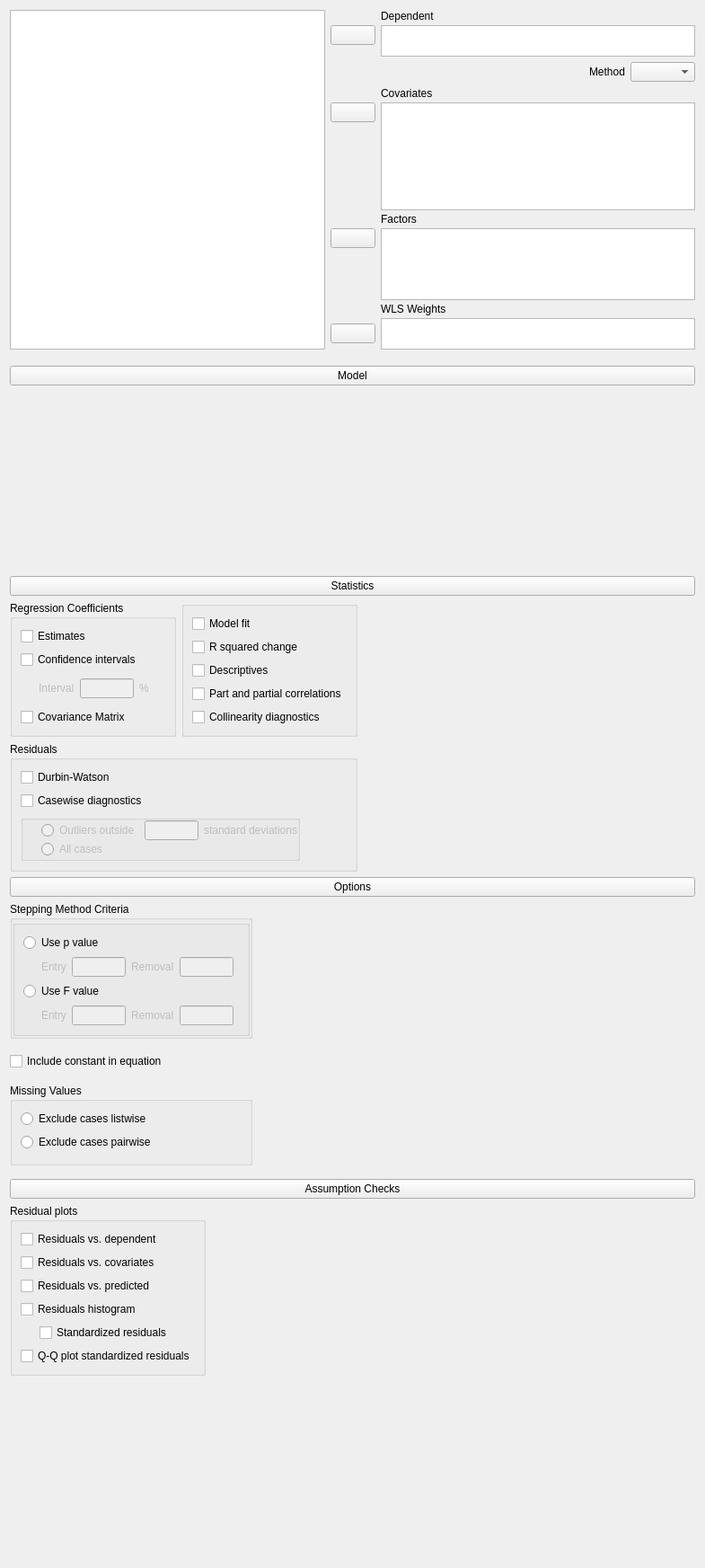
<?xml version="1.0" encoding="UTF-8"?>
<ui version="4.0">
 <class>RegressionLinearForm</class>
 <widget class="QWidget" name="RegressionLinearForm">
  <property name="geometry">
   <rect>
    <x>0</x>
    <y>0</y>
    <width>785</width>
    <height>1745</height>
   </rect>
  </property>
  <property name="sizePolicy">
   <sizepolicy hsizetype="Fixed" vsizetype="Preferred">
    <horstretch>0</horstretch>
    <verstretch>0</verstretch>
   </sizepolicy>
  </property>
  <property name="windowTitle">
   <string>Form</string>
  </property>
  <layout class="QGridLayout" name="gridLayout_2">
   <property name="verticalSpacing">
    <number>0</number>
   </property>
   <item row="0" column="0">
    <widget class="QWidget" name="topWidget" native="true">
     <property name="sizePolicy">
      <sizepolicy hsizetype="Preferred" vsizetype="Preferred">
       <horstretch>0</horstretch>
       <verstretch>0</verstretch>
      </sizepolicy>
     </property>
     <layout class="QGridLayout" name="gridLayout">
      <property name="leftMargin">
       <number>0</number>
      </property>
      <property name="topMargin">
       <number>0</number>
      </property>
      <property name="rightMargin">
       <number>0</number>
      </property>
      <property name="verticalSpacing">
       <number>3</number>
      </property>
      <item row="1" column="2" rowspan="2">
       <widget class="BoundListView" name="dependent">
        <property name="sizePolicy">
         <sizepolicy hsizetype="Expanding" vsizetype="Fixed">
          <horstretch>0</horstretch>
          <verstretch>0</verstretch>
         </sizepolicy>
        </property>
        <property name="minimumSize">
         <size>
          <width>0</width>
          <height>35</height>
         </size>
        </property>
        <property name="maximumSize">
         <size>
          <width>16777215</width>
          <height>35</height>
         </size>
        </property>
        <property name="selectionMode">
         <enum>QAbstractItemView::ExtendedSelection</enum>
        </property>
       </widget>
      </item>
      <item row="4" column="2">
       <widget class="QLabel" name="label_4">
        <property name="text">
         <string>Covariates</string>
        </property>
       </widget>
      </item>
      <item row="6" column="1">
       <spacer name="verticalSpacer_3">
        <property name="orientation">
         <enum>Qt::Vertical</enum>
        </property>
        <property name="sizeHint" stdset="0">
         <size>
          <width>20</width>
          <height>84</height>
         </size>
        </property>
       </spacer>
      </item>
      <item row="5" column="1">
       <widget class="AssignButton" name="buttonAssignCovariates">
        <property name="sizePolicy">
         <sizepolicy hsizetype="Fixed" vsizetype="Fixed">
          <horstretch>0</horstretch>
          <verstretch>0</verstretch>
         </sizepolicy>
        </property>
        <property name="minimumSize">
         <size>
          <width>50</width>
          <height>0</height>
         </size>
        </property>
        <property name="maximumSize">
         <size>
          <width>50</width>
          <height>16777215</height>
         </size>
        </property>
        <property name="text">
         <string/>
        </property>
       </widget>
      </item>
      <item row="8" column="1">
       <widget class="AssignButton" name="buttonAssignFactors">
        <property name="sizePolicy">
         <sizepolicy hsizetype="Fixed" vsizetype="Fixed">
          <horstretch>0</horstretch>
          <verstretch>0</verstretch>
         </sizepolicy>
        </property>
        <property name="minimumSize">
         <size>
          <width>50</width>
          <height>0</height>
         </size>
        </property>
        <property name="maximumSize">
         <size>
          <width>50</width>
          <height>16777215</height>
         </size>
        </property>
        <property name="text">
         <string/>
        </property>
       </widget>
      </item>
      <item row="5" column="2" rowspan="2">
       <widget class="BoundListView" name="covariates">
        <property name="sizePolicy">
         <sizepolicy hsizetype="Expanding" vsizetype="Fixed">
          <horstretch>0</horstretch>
          <verstretch>0</verstretch>
         </sizepolicy>
        </property>
        <property name="minimumSize">
         <size>
          <width>0</width>
          <height>120</height>
         </size>
        </property>
        <property name="maximumSize">
         <size>
          <width>16777215</width>
          <height>120</height>
         </size>
        </property>
        <property name="editTriggers">
         <set>QAbstractItemView::AllEditTriggers</set>
        </property>
        <property name="selectionMode">
         <enum>QAbstractItemView::ExtendedSelection</enum>
        </property>
       </widget>
      </item>
      <item row="10" column="2">
       <widget class="QLabel" name="label_5">
        <property name="text">
         <string>WLS Weights</string>
        </property>
       </widget>
      </item>
      <item row="11" column="1">
       <widget class="AssignButton" name="buttonAssignWlsWeights">
        <property name="sizePolicy">
         <sizepolicy hsizetype="Fixed" vsizetype="Fixed">
          <horstretch>0</horstretch>
          <verstretch>0</verstretch>
         </sizepolicy>
        </property>
        <property name="minimumSize">
         <size>
          <width>50</width>
          <height>0</height>
         </size>
        </property>
        <property name="maximumSize">
         <size>
          <width>50</width>
          <height>16777215</height>
         </size>
        </property>
        <property name="text">
         <string/>
        </property>
       </widget>
      </item>
      <item row="0" column="0" rowspan="12">
       <widget class="AvailableFieldsListView" name="listAvailableFields">
        <property name="sizePolicy">
         <sizepolicy hsizetype="Expanding" vsizetype="Preferred">
          <horstretch>0</horstretch>
          <verstretch>0</verstretch>
         </sizepolicy>
        </property>
        <property name="selectionMode">
         <enum>QAbstractItemView::ExtendedSelection</enum>
        </property>
       </widget>
      </item>
      <item row="11" column="2">
       <widget class="BoundListView" name="wlsWeights">
        <property name="sizePolicy">
         <sizepolicy hsizetype="Expanding" vsizetype="Fixed">
          <horstretch>0</horstretch>
          <verstretch>0</verstretch>
         </sizepolicy>
        </property>
        <property name="minimumSize">
         <size>
          <width>0</width>
          <height>35</height>
         </size>
        </property>
        <property name="maximumSize">
         <size>
          <width>16777215</width>
          <height>35</height>
         </size>
        </property>
        <property name="selectionMode">
         <enum>QAbstractItemView::ExtendedSelection</enum>
        </property>
       </widget>
      </item>
      <item row="0" column="1">
       <widget class="QWidget" name="widget_9" native="true"/>
      </item>
      <item row="0" column="2">
       <widget class="QLabel" name="label_3">
        <property name="text">
         <string>Dependent</string>
        </property>
       </widget>
      </item>
      <item row="1" column="1">
       <widget class="AssignButton" name="buttonAssignDependent">
        <property name="sizePolicy">
         <sizepolicy hsizetype="Fixed" vsizetype="Fixed">
          <horstretch>0</horstretch>
          <verstretch>0</verstretch>
         </sizepolicy>
        </property>
        <property name="minimumSize">
         <size>
          <width>50</width>
          <height>0</height>
         </size>
        </property>
        <property name="maximumSize">
         <size>
          <width>50</width>
          <height>16777215</height>
         </size>
        </property>
        <property name="text">
         <string/>
        </property>
       </widget>
      </item>
      <item row="7" column="2">
       <widget class="QLabel" name="label_13">
        <property name="text">
         <string>Factors</string>
        </property>
       </widget>
      </item>
      <item row="3" column="2">
       <widget class="QWidget" name="widget_5" native="true">
        <layout class="QGridLayout" name="gridLayout_22">
         <property name="leftMargin">
          <number>0</number>
         </property>
         <property name="topMargin">
          <number>3</number>
         </property>
         <property name="rightMargin">
          <number>0</number>
         </property>
         <property name="bottomMargin">
          <number>3</number>
         </property>
         <item row="0" column="0">
          <spacer name="horizontalSpacer_2">
           <property name="orientation">
            <enum>Qt::Horizontal</enum>
           </property>
           <property name="sizeHint" stdset="0">
            <size>
             <width>40</width>
             <height>20</height>
            </size>
           </property>
          </spacer>
         </item>
         <item row="0" column="1">
          <widget class="QLabel" name="label_7">
           <property name="text">
            <string>Method</string>
           </property>
          </widget>
         </item>
         <item row="0" column="2">
          <widget class="BoundComboBox" name="method">
           <property name="sizePolicy">
            <sizepolicy hsizetype="Preferred" vsizetype="Preferred">
             <horstretch>0</horstretch>
             <verstretch>0</verstretch>
            </sizepolicy>
           </property>
           <property name="currentText">
            <string/>
           </property>
          </widget>
         </item>
        </layout>
       </widget>
      </item>
      <item row="9" column="1">
       <spacer name="verticalSpacer">
        <property name="orientation">
         <enum>Qt::Vertical</enum>
        </property>
        <property name="sizeHint" stdset="0">
         <size>
          <width>20</width>
          <height>40</height>
         </size>
        </property>
       </spacer>
      </item>
      <item row="8" column="2" rowspan="2">
       <widget class="BoundListView" name="factors">
        <property name="sizePolicy">
         <sizepolicy hsizetype="Expanding" vsizetype="Fixed">
          <horstretch>0</horstretch>
          <verstretch>0</verstretch>
         </sizepolicy>
        </property>
        <property name="minimumSize">
         <size>
          <width>0</width>
          <height>80</height>
         </size>
        </property>
        <property name="maximumSize">
         <size>
          <width>16777215</width>
          <height>80</height>
         </size>
        </property>
        <property name="editTriggers">
         <set>QAbstractItemView::AllEditTriggers</set>
        </property>
        <property name="selectionMode">
         <enum>QAbstractItemView::ExtendedSelection</enum>
        </property>
       </widget>
      </item>
     </layout>
    </widget>
   </item>
   <item row="1" column="0">
    <widget class="QWidget" name="modelContainer" native="true">
     <property name="sizePolicy">
      <sizepolicy hsizetype="Preferred" vsizetype="Preferred">
       <horstretch>0</horstretch>
       <verstretch>0</verstretch>
      </sizepolicy>
     </property>
     <layout class="QGridLayout" name="gridLayout_5">
      <property name="leftMargin">
       <number>0</number>
      </property>
      <property name="rightMargin">
       <number>0</number>
      </property>
      <property name="bottomMargin">
       <number>3</number>
      </property>
      <item row="0" column="0">
       <widget class="ExpanderButton" name="expanderModel">
        <property name="sizePolicy">
         <sizepolicy hsizetype="Expanding" vsizetype="Fixed">
          <horstretch>0</horstretch>
          <verstretch>0</verstretch>
         </sizepolicy>
        </property>
        <property name="text">
         <string>Model</string>
        </property>
       </widget>
      </item>
      <item row="1" column="0">
       <widget class="AnovaModelWidget" name="modelTerms" native="true">
        <property name="sizePolicy">
         <sizepolicy hsizetype="Expanding" vsizetype="Preferred">
          <horstretch>0</horstretch>
          <verstretch>0</verstretch>
         </sizepolicy>
        </property>
        <property name="minimumSize">
         <size>
          <width>0</width>
          <height>200</height>
         </size>
        </property>
       </widget>
      </item>
     </layout>
    </widget>
   </item>
   <item row="2" column="0">
    <widget class="QWidget" name="widget_7" native="true">
     <layout class="QGridLayout" name="gridLayout_16">
      <property name="leftMargin">
       <number>0</number>
      </property>
      <property name="topMargin">
       <number>3</number>
      </property>
      <property name="rightMargin">
       <number>0</number>
      </property>
      <property name="bottomMargin">
       <number>3</number>
      </property>
      <item row="0" column="0">
       <widget class="ExpanderButton" name="pushButton">
        <property name="sizePolicy">
         <sizepolicy hsizetype="Expanding" vsizetype="Fixed">
          <horstretch>0</horstretch>
          <verstretch>0</verstretch>
         </sizepolicy>
        </property>
        <property name="text">
         <string>Statistics</string>
        </property>
       </widget>
      </item>
      <item row="1" column="0">
       <widget class="QWidget" name="panelStatistics" native="true">
        <layout class="QGridLayout" name="gridLayout_11">
         <property name="leftMargin">
          <number>0</number>
         </property>
         <property name="topMargin">
          <number>0</number>
         </property>
         <property name="bottomMargin">
          <number>0</number>
         </property>
         <item row="1" column="0" colspan="2">
          <widget class="GroupBox" name="groupBoxResiduals">
           <property name="title">
            <string>Residuals</string>
           </property>
           <layout class="QGridLayout" name="gridLayout_8">
            <item row="2" column="0">
             <widget class="BoundGroupBox" name="residualsCasewiseDiagnosticsType">
              <property name="enabled">
               <bool>false</bool>
              </property>
              <layout class="QGridLayout" name="gridLayout_7">
               <property name="leftMargin">
                <number>20</number>
               </property>
               <property name="topMargin">
                <number>0</number>
               </property>
               <property name="rightMargin">
                <number>0</number>
               </property>
               <property name="bottomMargin">
                <number>0</number>
               </property>
               <property name="verticalSpacing">
                <number>0</number>
               </property>
               <item row="0" column="0">
                <widget class="QRadioButton" name="_1outliersOutside">
                 <property name="text">
                  <string>Outliers outside</string>
                 </property>
                </widget>
               </item>
               <item row="0" column="1">
                <widget class="BoundTextBox" name="residualsCasewiseDiagnosticsOutliersOutside">
                 <property name="maximumSize">
                  <size>
                   <width>60</width>
                   <height>16777215</height>
                  </size>
                 </property>
                </widget>
               </item>
               <item row="0" column="2">
                <widget class="QLabel" name="label_6">
                 <property name="text">
                  <string>standard deviations</string>
                 </property>
                </widget>
               </item>
               <item row="1" column="0">
                <widget class="QRadioButton" name="_2allCases">
                 <property name="text">
                  <string>All cases</string>
                 </property>
                </widget>
               </item>
              </layout>
             </widget>
            </item>
            <item row="0" column="0">
             <widget class="BoundCheckBox" name="residualsDurbinWatson">
              <property name="text">
               <string>Durbin-Watson</string>
              </property>
             </widget>
            </item>
            <item row="1" column="0">
             <widget class="BoundCheckBox" name="residualsCasewiseDiagnostics">
              <property name="text">
               <string>Casewise diagnostics</string>
              </property>
             </widget>
            </item>
            <item row="2" column="1">
             <spacer name="horizontalSpacer">
              <property name="orientation">
               <enum>Qt::Horizontal</enum>
              </property>
              <property name="sizeHint" stdset="0">
               <size>
                <width>40</width>
                <height>20</height>
               </size>
              </property>
             </spacer>
            </item>
           </layout>
          </widget>
         </item>
         <item row="0" column="0">
          <widget class="GroupBox" name="groupBox">
           <property name="title">
            <string>Regression Coefficients</string>
           </property>
           <layout class="QGridLayout" name="gridLayout_5">
            <item row="0" column="0" colspan="2">
             <widget class="BoundCheckBox" name="regressionCoefficientsEstimates">
              <property name="text">
               <string>Estimates</string>
              </property>
             </widget>
            </item>
            <item row="1" column="0" colspan="4">
             <widget class="BoundCheckBox" name="regressionCoefficientsConfidenceIntervals">
              <property name="text">
               <string>Confidence intervals</string>
              </property>
             </widget>
            </item>
            <item row="2" column="0">
             <widget class="QWidget" name="panelConfidenceInterval" native="true">
              <property name="enabled">
               <bool>false</bool>
              </property>
              <layout class="QGridLayout" name="gridLayout_18">
               <property name="leftMargin">
                <number>20</number>
               </property>
               <property name="topMargin">
                <number>0</number>
               </property>
               <property name="rightMargin">
                <number>0</number>
               </property>
               <property name="bottomMargin">
                <number>0</number>
               </property>
               <item row="0" column="0">
                <widget class="QLabel" name="label">
                 <property name="text">
                  <string>Interval</string>
                 </property>
                </widget>
               </item>
               <item row="0" column="1">
                <widget class="BoundTextBox" name="regressionCoefficientsConfidenceIntervalsInterval">
                 <property name="maximumSize">
                  <size>
                   <width>60</width>
                   <height>16777215</height>
                  </size>
                 </property>
                </widget>
               </item>
               <item row="0" column="2">
                <widget class="QLabel" name="label_2">
                 <property name="text">
                  <string>%</string>
                 </property>
                </widget>
               </item>
              </layout>
             </widget>
            </item>
            <item row="3" column="0" colspan="3">
             <widget class="BoundCheckBox" name="regressionCoefficientsCovarianceMatrix">
              <property name="text">
               <string>Covariance Matrix</string>
              </property>
             </widget>
            </item>
           </layout>
          </widget>
         </item>
         <item row="0" column="1">
          <widget class="GroupBox" name="groupBox_2">
           <property name="title">
            <string/>
           </property>
           <layout class="QGridLayout" name="gridLayout_6">
            <item row="0" column="0">
             <widget class="BoundCheckBox" name="modelFit">
              <property name="text">
               <string>Model fit</string>
              </property>
             </widget>
            </item>
            <item row="1" column="0">
             <widget class="BoundCheckBox" name="rSquaredChange">
              <property name="text">
               <string>R squared change</string>
              </property>
             </widget>
            </item>
            <item row="2" column="0">
             <widget class="BoundCheckBox" name="descriptives">
              <property name="text">
               <string>Descriptives</string>
              </property>
             </widget>
            </item>
            <item row="3" column="0">
             <widget class="BoundCheckBox" name="partAndPartialCorrelations">
              <property name="text">
               <string>Part and partial correlations</string>
              </property>
             </widget>
            </item>
            <item row="4" column="0">
             <widget class="BoundCheckBox" name="collinearityDiagnostics">
              <property name="text">
               <string>Collinearity diagnostics</string>
              </property>
             </widget>
            </item>
           </layout>
          </widget>
         </item>
         <item row="0" column="2" rowspan="2">
          <widget class="QWidget" name="widget_20" native="true">
           <property name="sizePolicy">
            <sizepolicy hsizetype="Preferred" vsizetype="Preferred">
             <horstretch>1</horstretch>
             <verstretch>0</verstretch>
            </sizepolicy>
           </property>
          </widget>
         </item>
        </layout>
       </widget>
      </item>
     </layout>
    </widget>
   </item>
   <item row="3" column="0">
    <widget class="QWidget" name="widgetOptions" native="true">
     <layout class="QGridLayout" name="gridLayout_17">
      <property name="leftMargin">
       <number>0</number>
      </property>
      <property name="topMargin">
       <number>3</number>
      </property>
      <property name="rightMargin">
       <number>0</number>
      </property>
      <property name="bottomMargin">
       <number>3</number>
      </property>
      <item row="0" column="0">
       <widget class="ExpanderButton" name="pushButton_2">
        <property name="sizePolicy">
         <sizepolicy hsizetype="Expanding" vsizetype="Fixed">
          <horstretch>0</horstretch>
          <verstretch>0</verstretch>
         </sizepolicy>
        </property>
        <property name="text">
         <string>Options</string>
        </property>
       </widget>
      </item>
      <item row="1" column="0">
       <widget class="QWidget" name="panelOptions" native="true">
        <layout class="QGridLayout" name="gridLayout_15">
         <property name="leftMargin">
          <number>0</number>
         </property>
         <property name="topMargin">
          <number>0</number>
         </property>
         <item row="0" column="0">
          <widget class="GroupBox" name="groupBoxSteppingMethodCriteria">
           <property name="title">
            <string>Stepping Method Criteria</string>
           </property>
           <layout class="QGridLayout" name="gridLayout_10">
            <property name="leftMargin">
             <number>0</number>
            </property>
            <property name="topMargin">
             <number>0</number>
            </property>
            <property name="rightMargin">
             <number>0</number>
            </property>
            <property name="bottomMargin">
             <number>0</number>
            </property>
            <item row="0" column="0">
             <widget class="BoundGroupBox" name="steppingMethodCriteriaType">
              <layout class="QGridLayout" name="gridLayout_9">
               <item row="3" column="0">
                <widget class="QWidget" name="panelFValue" native="true">
                 <property name="enabled">
                  <bool>false</bool>
                 </property>
                 <property name="minimumSize">
                  <size>
                   <width>200</width>
                   <height>0</height>
                  </size>
                 </property>
                 <layout class="QGridLayout" name="gridLayout_20">
                  <property name="leftMargin">
                   <number>20</number>
                  </property>
                  <property name="topMargin">
                   <number>0</number>
                  </property>
                  <property name="rightMargin">
                   <number>0</number>
                  </property>
                  <property name="bottomMargin">
                   <number>0</number>
                  </property>
                  <item row="0" column="0">
                   <widget class="QLabel" name="label_10">
                    <property name="text">
                     <string>Entry</string>
                    </property>
                   </widget>
                  </item>
                  <item row="0" column="1">
                   <widget class="BoundTextBox" name="steppingMethodCriteriaFEntry">
                    <property name="maximumSize">
                     <size>
                      <width>60</width>
                      <height>16777215</height>
                     </size>
                    </property>
                   </widget>
                  </item>
                  <item row="0" column="2">
                   <widget class="QLabel" name="label_12">
                    <property name="text">
                     <string>Removal</string>
                    </property>
                   </widget>
                  </item>
                  <item row="0" column="3">
                   <widget class="BoundTextBox" name="steppingMethodCriteriaFRemoval">
                    <property name="maximumSize">
                     <size>
                      <width>60</width>
                      <height>16777215</height>
                     </size>
                    </property>
                   </widget>
                  </item>
                 </layout>
                </widget>
               </item>
               <item row="1" column="0">
                <widget class="QWidget" name="panelPValue" native="true">
                 <property name="enabled">
                  <bool>false</bool>
                 </property>
                 <layout class="QGridLayout" name="gridLayout_19">
                  <property name="leftMargin">
                   <number>20</number>
                  </property>
                  <property name="topMargin">
                   <number>0</number>
                  </property>
                  <property name="rightMargin">
                   <number>0</number>
                  </property>
                  <property name="bottomMargin">
                   <number>0</number>
                  </property>
                  <item row="0" column="0">
                   <widget class="QLabel" name="label_9">
                    <property name="text">
                     <string>Entry</string>
                    </property>
                   </widget>
                  </item>
                  <item row="0" column="1">
                   <widget class="BoundTextBox" name="steppingMethodCriteriaPEntry">
                    <property name="maximumSize">
                     <size>
                      <width>60</width>
                      <height>16777215</height>
                     </size>
                    </property>
                   </widget>
                  </item>
                  <item row="0" column="2">
                   <widget class="QLabel" name="label_11">
                    <property name="text">
                     <string>Removal</string>
                    </property>
                   </widget>
                  </item>
                  <item row="0" column="3">
                   <widget class="BoundTextBox" name="steppingMethodCriteriaPRemoval">
                    <property name="maximumSize">
                     <size>
                      <width>60</width>
                      <height>16777215</height>
                     </size>
                    </property>
                   </widget>
                  </item>
                 </layout>
                </widget>
               </item>
               <item row="2" column="0" colspan="2">
                <widget class="QRadioButton" name="_2useFValue">
                 <property name="text">
                  <string>Use F value</string>
                 </property>
                </widget>
               </item>
               <item row="0" column="0" colspan="2">
                <widget class="QRadioButton" name="_1usePValue">
                 <property name="text">
                  <string>Use p value</string>
                 </property>
                </widget>
               </item>
              </layout>
             </widget>
            </item>
           </layout>
          </widget>
         </item>
         <item row="1" column="0">
          <widget class="QWidget" name="widget_19" native="true">
           <layout class="QGridLayout" name="gridLayout_14">
            <property name="leftMargin">
             <number>0</number>
            </property>
            <item row="0" column="0">
             <widget class="BoundCheckBox" name="includeConstant">
              <property name="text">
               <string>Include constant in equation</string>
              </property>
             </widget>
            </item>
           </layout>
          </widget>
         </item>
         <item row="2" column="0">
          <widget class="BoundGroupBox" name="missingValues">
           <property name="title">
            <string>Missing Values</string>
           </property>
           <layout class="QGridLayout" name="gridLayout_13">
            <property name="bottomMargin">
             <number>13</number>
            </property>
            <item row="1" column="0">
             <widget class="QRadioButton" name="_2excludeCasesPairwise">
              <property name="text">
               <string>Exclude cases pairwise</string>
              </property>
             </widget>
            </item>
            <item row="0" column="0">
             <widget class="QRadioButton" name="_1excludeCasesListwise">
              <property name="text">
               <string>Exclude cases listwise</string>
              </property>
             </widget>
            </item>
           </layout>
          </widget>
         </item>
         <item row="0" column="1" rowspan="3">
          <widget class="QWidget" name="widget_18" native="true">
           <property name="sizePolicy">
            <sizepolicy hsizetype="Preferred" vsizetype="Preferred">
             <horstretch>1</horstretch>
             <verstretch>0</verstretch>
            </sizepolicy>
           </property>
          </widget>
         </item>
        </layout>
       </widget>
      </item>
     </layout>
    </widget>
   </item>
   <item row="4" column="0">
    <widget class="QWidget" name="widget_8" native="true">
     <layout class="QGridLayout" name="gridLayout_29">
      <property name="leftMargin">
       <number>0</number>
      </property>
      <property name="topMargin">
       <number>3</number>
      </property>
      <property name="rightMargin">
       <number>0</number>
      </property>
      <property name="bottomMargin">
       <number>3</number>
      </property>
      <item row="0" column="0">
       <widget class="ExpanderButton" name="pushButton_3">
        <property name="sizePolicy">
         <sizepolicy hsizetype="Expanding" vsizetype="Fixed">
          <horstretch>0</horstretch>
          <verstretch>0</verstretch>
         </sizepolicy>
        </property>
        <property name="text">
         <string>Assumption Checks</string>
        </property>
       </widget>
      </item>
      <item row="1" column="0">
       <widget class="QWidget" name="panelAssumptionChecks" native="true">
        <property name="sizePolicy">
         <sizepolicy hsizetype="Fixed" vsizetype="Preferred">
          <horstretch>0</horstretch>
          <verstretch>0</verstretch>
         </sizepolicy>
        </property>
        <layout class="QGridLayout" name="gridLayout_27">
         <property name="leftMargin">
          <number>0</number>
         </property>
         <property name="topMargin">
          <number>0</number>
         </property>
         <item row="0" column="0">
          <widget class="GroupBox" name="groupBox_3">
           <property name="title">
            <string>Residual plots</string>
           </property>
           <layout class="QGridLayout" name="gridLayout_28">
            <item row="5" column="1" colspan="2">
             <widget class="BoundCheckBox" name="plotResidualsHistogramStandardized">
              <property name="maximumSize">
               <size>
                <width>16777215</width>
                <height>16777215</height>
               </size>
              </property>
              <property name="text">
               <string>Standardized residuals</string>
              </property>
             </widget>
            </item>
            <item row="5" column="0">
             <widget class="QLabel" name="label_8">
              <property name="maximumSize">
               <size>
                <width>15</width>
                <height>16777215</height>
               </size>
              </property>
              <property name="text">
               <string/>
              </property>
             </widget>
            </item>
            <item row="3" column="0" colspan="3">
             <widget class="BoundCheckBox" name="plotResidualsHistogram">
              <property name="text">
               <string>Residuals histogram</string>
              </property>
             </widget>
            </item>
            <item row="1" column="0" colspan="3">
             <widget class="BoundCheckBox" name="plotResidualsCovariates">
              <property name="text">
               <string>Residuals vs. covariates</string>
              </property>
             </widget>
            </item>
            <item row="2" column="0" colspan="3">
             <widget class="BoundCheckBox" name="plotResidualsPredicted">
              <property name="text">
               <string>Residuals vs. predicted</string>
              </property>
             </widget>
            </item>
            <item row="0" column="0" colspan="3">
             <widget class="BoundCheckBox" name="plotResidualsDependent">
              <property name="text">
               <string>Residuals vs. dependent</string>
              </property>
             </widget>
            </item>
            <item row="6" column="0" colspan="3">
             <widget class="BoundCheckBox" name="plotResidualsQQ">
              <property name="text">
               <string>Q-Q plot standardized residuals</string>
              </property>
             </widget>
            </item>
           </layout>
          </widget>
         </item>
        </layout>
       </widget>
      </item>
     </layout>
    </widget>
   </item>
   <item row="5" column="0">
    <spacer name="verticalSpacer_2">
     <property name="orientation">
      <enum>Qt::Vertical</enum>
     </property>
     <property name="sizeHint" stdset="0">
      <size>
       <width>20</width>
       <height>40</height>
      </size>
     </property>
    </spacer>
   </item>
  </layout>
 </widget>
 <customwidgets>
  <customwidget>
   <class>AssignButton</class>
   <extends>QPushButton</extends>
   <header>widgets/assignbutton.h</header>
  </customwidget>
  <customwidget>
   <class>AvailableFieldsListView</class>
   <extends>QListView</extends>
   <header>widgets/availablefieldslistview.h</header>
  </customwidget>
  <customwidget>
   <class>BoundListView</class>
   <extends>QListView</extends>
   <header>widgets/boundlistview.h</header>
  </customwidget>
  <customwidget>
   <class>GroupBox</class>
   <extends>QGroupBox</extends>
   <header>widgets/groupbox.h</header>
   <container>1</container>
  </customwidget>
  <customwidget>
   <class>BoundTextBox</class>
   <extends>QLineEdit</extends>
   <header>widgets/boundtextbox.h</header>
  </customwidget>
  <customwidget>
   <class>BoundGroupBox</class>
   <extends>QGroupBox</extends>
   <header>widgets/boundgroupbox.h</header>
   <container>1</container>
  </customwidget>
  <customwidget>
   <class>ExpanderButton</class>
   <extends>QPushButton</extends>
   <header>widgets/expanderbutton.h</header>
  </customwidget>
  <customwidget>
   <class>AnovaModelWidget</class>
   <extends>QWidget</extends>
   <header>widgets/anovamodelwidget.h</header>
   <container>1</container>
  </customwidget>
  <customwidget>
   <class>BoundCheckBox</class>
   <extends>QCheckBox</extends>
   <header>widgets/boundcheckbox.h</header>
  </customwidget>
  <customwidget>
   <class>BoundComboBox</class>
   <extends>QComboBox</extends>
   <header>widgets/boundcombobox.h</header>
  </customwidget>
 </customwidgets>
 <resources/>
 <connections>
  <connection>
   <sender>regressionCoefficientsConfidenceIntervals</sender>
   <signal>toggled(bool)</signal>
   <receiver>panelConfidenceInterval</receiver>
   <slot>setEnabled(bool)</slot>
   <hints>
    <hint type="sourcelabel">
     <x>112</x>
     <y>608</y>
    </hint>
    <hint type="destinationlabel">
     <x>103</x>
     <y>637</y>
    </hint>
   </hints>
  </connection>
  <connection>
   <sender>residualsCasewiseDiagnostics</sender>
   <signal>toggled(bool)</signal>
   <receiver>residualsCasewiseDiagnosticsType</receiver>
   <slot>setEnabled(bool)</slot>
   <hints>
    <hint type="sourcelabel">
     <x>204</x>
     <y>749</y>
    </hint>
    <hint type="destinationlabel">
     <x>200</x>
     <y>787</y>
    </hint>
   </hints>
  </connection>
  <connection>
   <sender>_1usePValue</sender>
   <signal>toggled(bool)</signal>
   <receiver>panelPValue</receiver>
   <slot>setEnabled(bool)</slot>
   <hints>
    <hint type="sourcelabel">
     <x>157</x>
     <y>918</y>
    </hint>
    <hint type="destinationlabel">
     <x>153</x>
     <y>945</y>
    </hint>
   </hints>
  </connection>
  <connection>
   <sender>_2useFValue</sender>
   <signal>toggled(bool)</signal>
   <receiver>panelFValue</receiver>
   <slot>setEnabled(bool)</slot>
   <hints>
    <hint type="sourcelabel">
     <x>157</x>
     <y>973</y>
    </hint>
    <hint type="destinationlabel">
     <x>153</x>
     <y>1000</y>
    </hint>
   </hints>
  </connection>
 </connections>
</ui>
